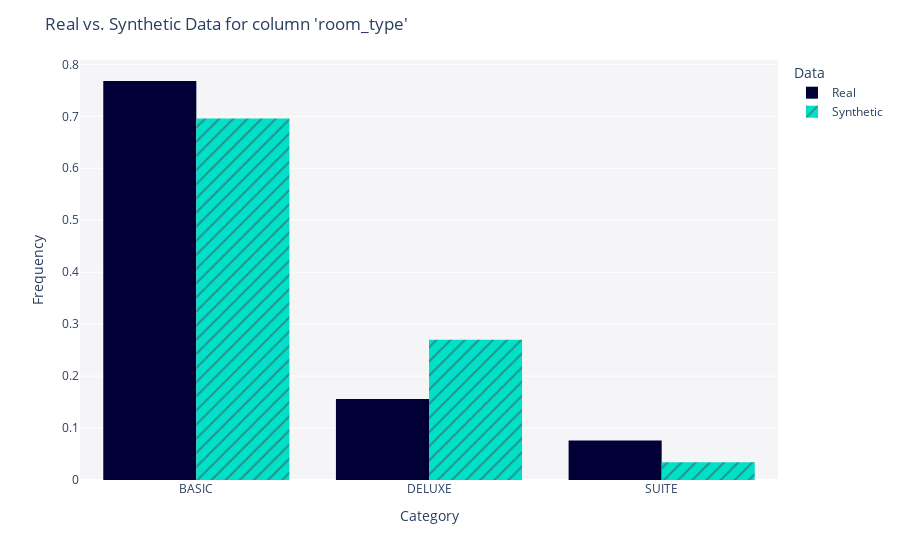

Notebook source saved alongside this figure:
### Code cell
fig = get_column_plot(
    real_data=real_data,
    synthetic_data=synthetic_data_customized,
    column_name="room_type",
    metadata=metadata
)

fig.show()

### Figure 1 — Plotly figure (JSON) as saved in the notebook; plotly's stock layout.template omitted (floating-point values rounded to 4 significant figures; data arrays with more than 128 entries replaced by an {"elided": "..."} marker saying what was removed)
{"data": [{"alignmentgroup": "True", "bingroup": "x", "histnorm": "probability density", "hovertemplate": "<b>Real</b><br>Frequency: %{y}<extra></extra>", "legendgroup": "Real", "marker": {"color": "#000036", "pattern": {"shape": ""}}, "name": "Real", "offsetgroup": "Real", "orientation": "v", "showlegend": true, "type": "histogram", "x": {"elided": "500 str values"}, "xaxis": "x", "yaxis": "y"}, {"alignmentgroup": "True", "bingroup": "x", "histnorm": "probability density", "hovertemplate": "<b>Synthetic</b><br>Frequency: %{y}<extra></extra>", "legendgroup": "Synthetic", "marker": {"color": "#01E0C9", "pattern": {"shape": "/"}}, "name": "Synthetic", "offsetgroup": "Synthetic", "orientation": "v", "showlegend": true, "type": "histogram", "x": {"elided": "500 str values"}, "xaxis": "x", "yaxis": "y"}], "layout": {"autosize": true, "barmode": "group", "legend": {"title": {"text": "Data"}, "tracegroupgap": 0}, "margin": {"t": 60}, "plot_bgcolor": "#F5F5F8", "title": {"text": "Real vs. Synthetic Data for column 'room_type'"}, "xaxis": {"anchor": "y", "autorange": true, "domain": [0, 1], "range": [-0.5, 2.5], "title": {"text": "Category"}, "type": "category"}, "yaxis": {"anchor": "x", "autorange": true, "domain": [0, 1], "range": [0, 0.8084], "title": {"text": "Frequency"}}}}
